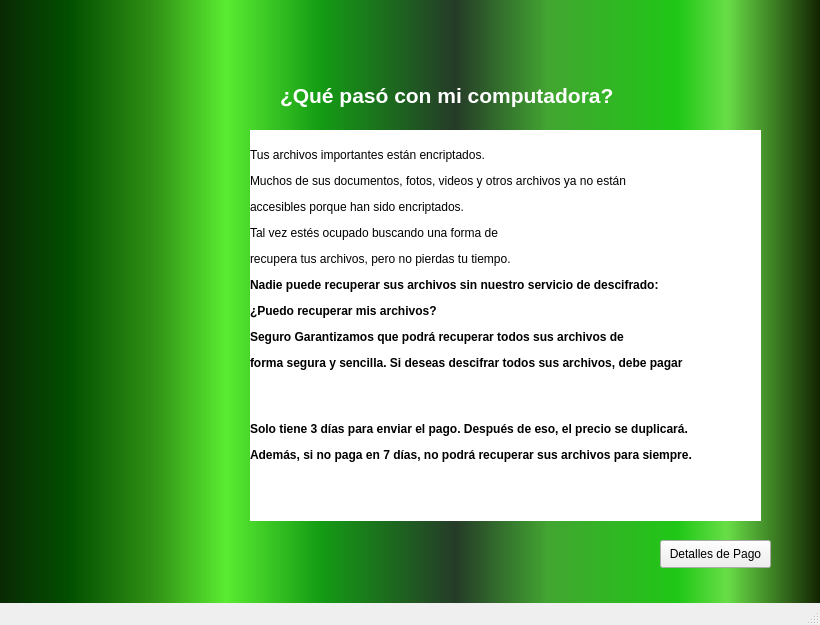
<?xml version="1.0" encoding="UTF-8"?>
<ui version="4.0">
 <class>MainWindow</class>
 <widget class="QMainWindow" name="MainWindow">
  <property name="geometry">
   <rect>
    <x>0</x>
    <y>0</y>
    <width>820</width>
    <height>625</height>
   </rect>
  </property>
  <property name="windowTitle">
   <string>MainWindow</string>
  </property>
  <property name="styleSheet">
   <string notr="true">QWidget#centralwidget{background-color: qlineargradient(spread:pad, x1:0, y1:0, x2:1, y2:0, stop:0 rgba(9, 41, 4, 255), stop:0.085 rgba(2, 79, 0, 255), stop:0.19 rgba(50, 147, 22, 255), stop:0.275 rgba(90, 236, 49, 255), stop:0.39 rgba(20, 156, 20, 255), stop:0.555 rgba(37, 59, 40, 255), stop:0.667 rgba(66, 165, 49, 255), stop:0.825 rgba(31, 199, 22, 255), stop:0.885 rgba(104, 222, 71, 255), stop:1 rgba(17, 32, 0, 255));}</string>
  </property>
  <widget class="QWidget" name="centralwidget">
   <widget class="QLabel" name="label">
    <property name="geometry">
     <rect>
      <x>280</x>
      <y>60</y>
      <width>441</width>
      <height>71</height>
     </rect>
    </property>
    <property name="text">
     <string>&lt;html&gt;&lt;head/&gt;&lt;body&gt;&lt;p&gt;&lt;span style=&quot; font-size:16pt; font-weight:600; color:#ffffff;&quot;&gt;¿Qué pasó con mi computadora?&lt;/span&gt;&lt;/p&gt;&lt;/body&gt;&lt;/html&gt;</string>
    </property>
   </widget>
   <widget class="QLabel" name="label_2">
    <property name="geometry">
     <rect>
      <x>250</x>
      <y>130</y>
      <width>511</width>
      <height>391</height>
     </rect>
    </property>
    <property name="styleSheet">
     <string notr="true">background-color: rgb(255, 255, 255);</string>
    </property>
    <property name="text">
     <string>&lt;html&gt;&lt;head/&gt;&lt;body&gt;&lt;p&gt;Tus archivos importantes están encriptados.&lt;/p&gt;&lt;p&gt;Muchos de sus documentos, fotos, videos y otros archivos ya no están&lt;/p&gt;&lt;p&gt;accesibles porque han sido encriptados.&lt;/p&gt;&lt;p&gt;Tal vez estés ocupado buscando una forma de&lt;/p&gt;&lt;p&gt;recupera tus archivos, pero no pierdas tu tiempo.&lt;/p&gt;&lt;p&gt;&lt;span style=&quot; font-weight:600;&quot;&gt;Nadie puede recuperar sus archivos sin nuestro servicio de descifrado:&lt;/span&gt;&lt;/p&gt;&lt;p&gt;&lt;span style=&quot; font-weight:600;&quot;&gt;¿Puedo recuperar mis archivos?&lt;/span&gt;&lt;/p&gt;&lt;p&gt;&lt;span style=&quot; font-weight:600;&quot;&gt;Seguro Garantizamos que podrá recuperar todos sus archivos de&lt;/span&gt;&lt;/p&gt;&lt;p&gt;&lt;span style=&quot; font-weight:600;&quot;&gt;forma segura y sencilla. Si deseas descifrar todos sus archivos, debe pagar&lt;/span&gt;&lt;/p&gt;&lt;p&gt;&lt;br/&gt;&lt;/p&gt;&lt;p&gt;&lt;span style=&quot; font-weight:600;&quot;&gt;Solo tiene 3 días para enviar el pago. Después de eso, el precio se duplicará.&lt;/span&gt;&lt;/p&gt;&lt;p&gt;&lt;span style=&quot; font-weight:600;&quot;&gt;Además, si no paga en 7 días, no podrá recuperar sus archivos para siempre.&lt;/span&gt;&lt;/p&gt;&lt;p&gt;&lt;br/&gt;&lt;/p&gt;&lt;/body&gt;&lt;/html&gt;</string>
    </property>
   </widget>
   <widget class="QPushButton" name="pushButton_2">
    <property name="geometry">
     <rect>
      <x>660</x>
      <y>540</y>
      <width>111</width>
      <height>28</height>
     </rect>
    </property>
    <property name="text">
     <string>Detalles de Pago</string>
    </property>
   </widget>
   <widget class="QLabel" name="label_3">
    <property name="geometry">
     <rect>
      <x>0</x>
      <y>20</y>
      <width>251</width>
      <height>561</height>
     </rect>
    </property>
    <property name="styleSheet">
     <string notr="true">image: url(:/prefijoNuevo/esqueletoSF.png);</string>
    </property>
    <property name="text">
     <string/>
    </property>
   </widget>
  </widget>
  <widget class="QStatusBar" name="statusbar"/>
 </widget>
 <resources>
  <include location="../../Downloads/recurso.qrc"/>
 </resources>
 <connections/>
</ui>
